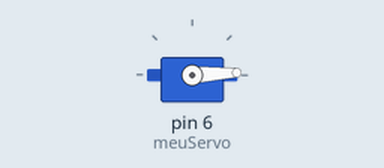
This sketch was run on a simulated Arduino Uno, built with avr-gcc and run on an emulated ATmega328P. Shown: servo.

Above: at 0.05 s.
At 1.55 s:
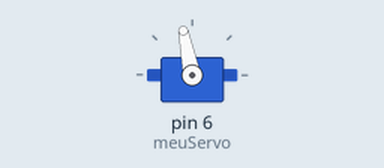
At 3.1 s:
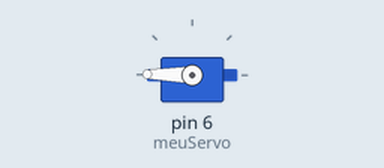
At 6.2 s:
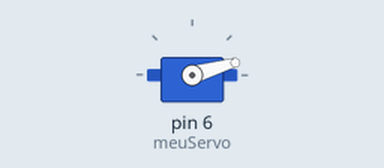
Timing chart, 0 to 9.7 s (numbered marks = the images above):
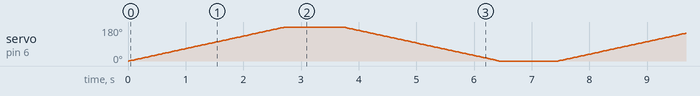

The sketch:

sketch.ino
```cpp
#include <Servo.h> // Inclui a biblioteca Servo para controlar servos

Servo meuServo; // Cria um objeto Servo para controlar o servo motor
int pos; // Declara uma variável para controlar a posição do servo motor

void setup() {
    meuServo.attach(6); // Associa o servo motor ao pino digital 6 do Arduino
    meuServo.write(0); // Define a posição inicial do servo motor para 0 graus
}

void loop() {
    // Movimento do servo de 0 a 90 graus
    for (pos = 0; pos < 180; pos++) {
        meuServo.write(pos); // Define a posição atual do servo
        delay(15); // Aguarda 15 milissegundos antes de mover para a próxima posição
    }
    delay(1000); // Aguarda 1 segundo antes de iniciar o próximo movimento

    // Movimento do servo de 90 a 0 graus
    for (pos = 180; pos >= 0; pos--) {
        meuServo.write(pos); // Define a posição atual do servo
        delay(15); // Aguarda 15 milissegundos antes de mover para a próxima posição
    }
    delay(1000); // Aguarda 1 segundo antes de iniciar o próximo ciclo
}
```
